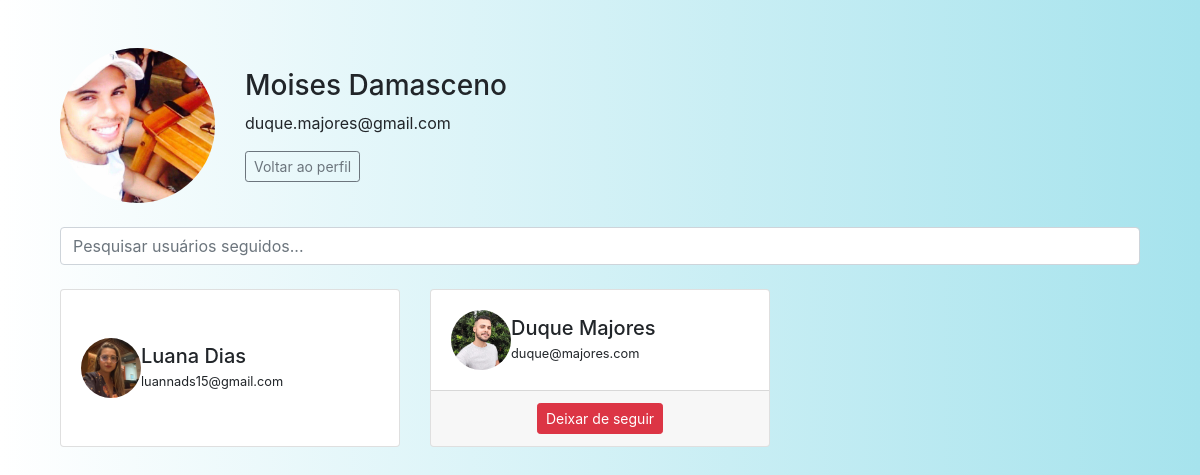
The app's page /seguindo/1/ (signed in) with its own data.
### app/models.py (models this page shows, shortened)
class User(UserMixin, db.Model):
    id = db.Column(db.Integer, primary_key=True)
    nome = db.Column(db.String(150))
    sobreNome = db.Column(db.String(150))
    email = db.Column(db.String(150), unique=True)
    senha = db.Column(db.String(150))
    imagem = db.Column(db.String(150), default='default.png')
    seguindo = db.relationship(
        'User', secondary=followers,
        primaryjoin=(followers.c.follower_id == id),
        secondaryjoin=(followers.c.followed_id == id),
        backref=db.backref('seguidores', lazy='dynamic'),
        lazy='dynamic'
    )

### app/views.py (the view)
@app.route('/seguindo/<int:id>/', endpoint='seguindo')
@login_required
def seguindo(id):
    obj = User.query.get_or_404(id)
    pesquisa = request.args.get('pesquisa', '')
    seguindo_query = obj.seguindo
    dados = [usuario for usuario in obj.seguindo if pesquisa.lower() in usuario.nome.lower()]
    if pesquisa:
        seguindo_filtrado = [user for user in seguindo_query if pesquisa.lower() in user.nome.lower()]
    else:
        seguindo_filtrado = seguindo_query
    context = {
        'dados': dados,
        'usuario_atual_seguindo_ids': {u.id for u in current_user.seguindo}
    }
    return render_template('seguindo.html', obj=obj, context=context)

### app/__init__.py (called while the page is built)
@login_manager.user_loader
def load_user(user_id):
    return User.query.get(int(user_id))

### app/templates/seguindo.html (shortened to what this page needs)
{% extends 'base.html' %}
{% block styles %}
<link rel="stylesheet" href="{{ url_for('static', filename='css/index.css') }}">
<link rel="stylesheet" href="{{ url_for('static', filename='css/home.css') }}">
{% endblock %}
{% block content %}
<div class="container mt-5">
    <div class="row mb-4 align-items-center">
        <div class="col-md-2">
            <img class="img-fluid rounded-circle" src="{{ url_for('static', filename='imagens/' + obj.imagem) }}" alt="Foto Perfil">
        </div>
        <div class="col-md-10">
            <h3>{{ obj.nome }} {{ obj.sobreNome }}</h3>
            <p>{{ obj.email }}</p>
            <a href="{{ url_for('home', id=obj.id) }}" class="btn btn-outline-secondary btn-sm">Voltar ao perfil</a>
        </div>
    </div>
    <form method="get" class="mb-4">
        <input type="text" name="pesquisa" class="form-control" placeholder="Pesquisar usuários seguidos..." value="{{ request.args.get('pesquisa', '') }}">
    </form>
    {% if not context.dados %}
        <p>Nenhum usuário encontrado.</p>
    {% else %}
        <div class="row">
            {% for usuario in context.dados %}
                <div class="col-md-4 mb-4">
                    <div class="card h-100">
                        <div class="card-body d-flex align-items-center">
                            <img src="{{ url_for('static', filename='imagens/' + usuario.imagem) }}" alt="Imagem do Usuário" class="rounded-circle me-3" width="60" height="60">
                            <div>
                                <h5 class="card-title mb-0">{{ usuario.nome }} {{ usuario.sobreNome }}</h5>
                                <p class="card-text"><small>{{ usuario.email }}</small></p>
                            </div>
                        </div>
                        {% if usuario.id != current_user.id %}
                            <div class="card-footer text-center">
                                <form class="follow-toggle-form" data-user-id="{{ usuario.id }}"
                                    data-action="{% if usuario.id in context.usuario_atual_seguindo_ids %}deixar_de_seguir{% else %}seguir{% endif %}">
                                    <button type="submit"
                                            class="btn btn-sm {% if usuario.id in context.usuario_atual_seguindo_ids %}btn-danger{% else %}btn-primary{% endif %}">
                                        {% if usuario.id in context.usuario_atual_seguindo_ids %}Deixar de seguir{% else %}Seguir{% endif %}
                                    </button>
                                </form>
                            </div>
                        {% endif %}
                    </div>
                </div>
            {% endfor %}
        </div>
    {% endif %}
</div>
{% endblock %}

### app/static/css/index.css (style rules this page uses)
#body { background-image: linear-gradient(to right, #fff, #a6e3ed ); }

### app/static/css/home.css (style rules this page uses)
* { margin: 0; padding: 0; box-sizing: border-box; height: auto; }
body { font-family: "Segoe UI", Tahoma, Geneva, Verdana, sans-serif; background-color: #f0f2f5; color: #1c1e21; }

### records on screen
User: imagem (picture), nome "Moises", sobreNome "Damasceno", email "duque.majores@gmail.com"
User: imagem (picture), nome "Luana", sobreNome "Dias", email "luannads15@gmail.com"
User: imagem (picture), nome "Duque", sobreNome "Majores", email "duque@majores.com", shows "Deixar de seguir"
